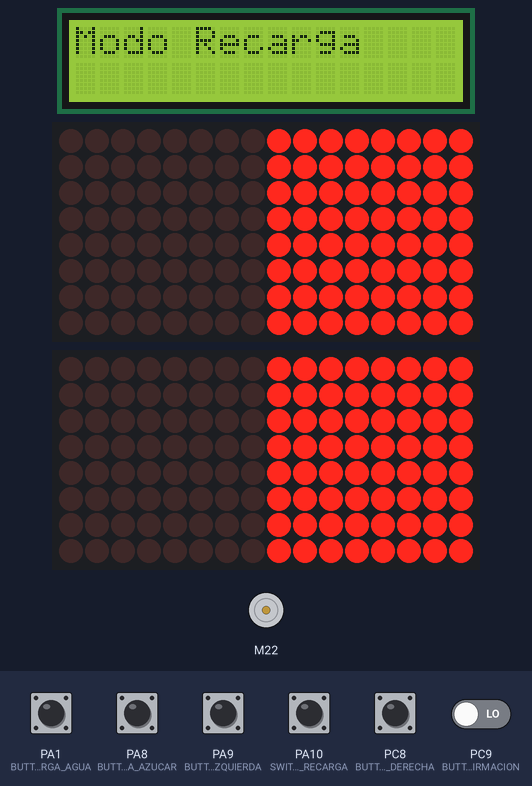
This sketch was run on a simulated STM32 Blue Pill. Parts: 16×2 character LCD, 2 × 16×8 LED matrix, DC motor (green arrow = forward, orange = backward, longer = faster). Inputs (shaded band) come from the test bench; at power-on: PA9 (BUTTON_IZQUIERDA), PA10 (SWITCH_RECARGA), PC8 (BUTTON_DERECHA) HIGH, PA1 (BUTTON_RECARGA_AGUA), PA8 (BUTTON_RECARGA_AZUCAR), PC9 (BUTTON_CONFIRMACION) LOW.

Above: at 1.2 s.
1.3 s: PA1 (BUTTON_RECARGA_AGUA) pulled HIGH for 0.25 s
At 1.8 s:
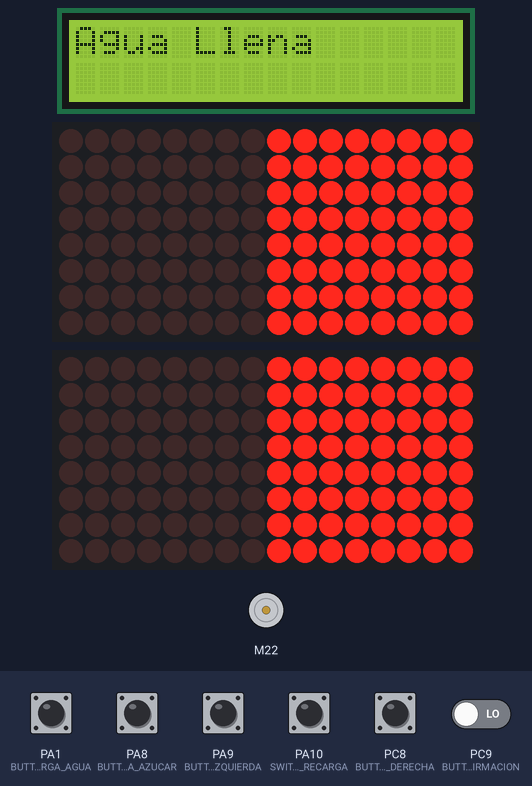
3.4 s: PA10 (SWITCH_RECARGA) pulled LOW for 0.25 s
At 3.7 s:
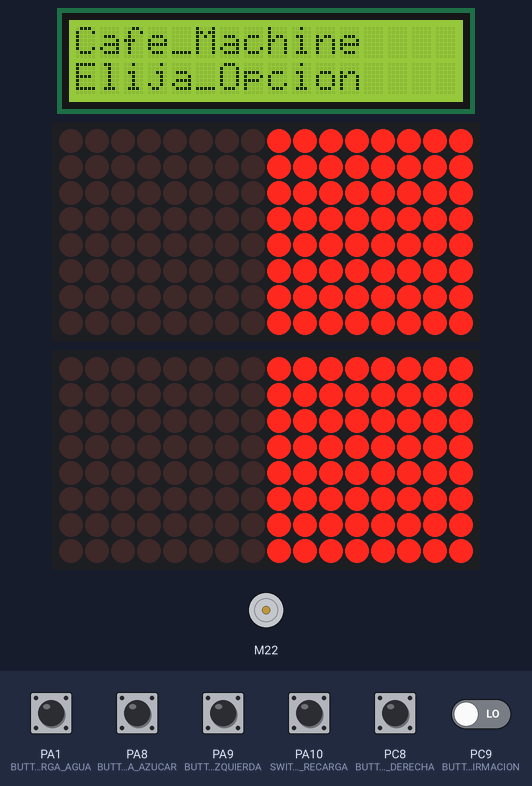
5.4 s: PA8 (BUTTON_RECARGA_AZUCAR) pulled HIGH for 0.25 s
At 6.0 s:
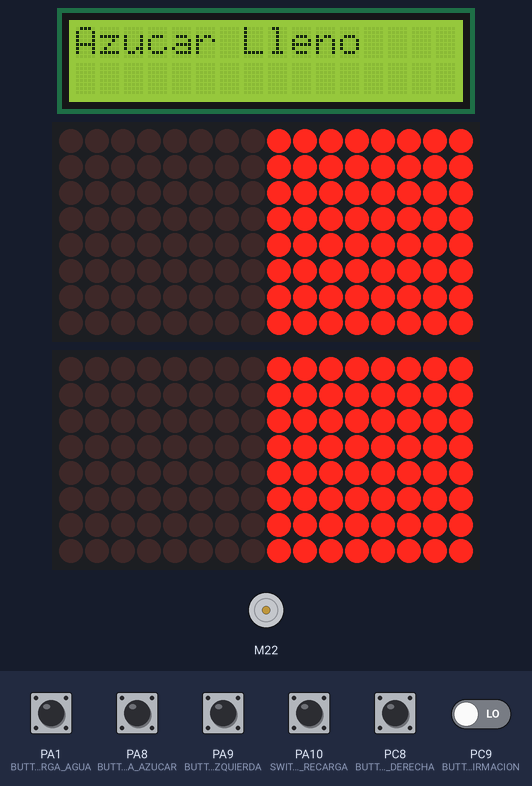
7.6 s: PA10 (SWITCH_RECARGA) pulled LOW for 1 s
At 8.6 s:
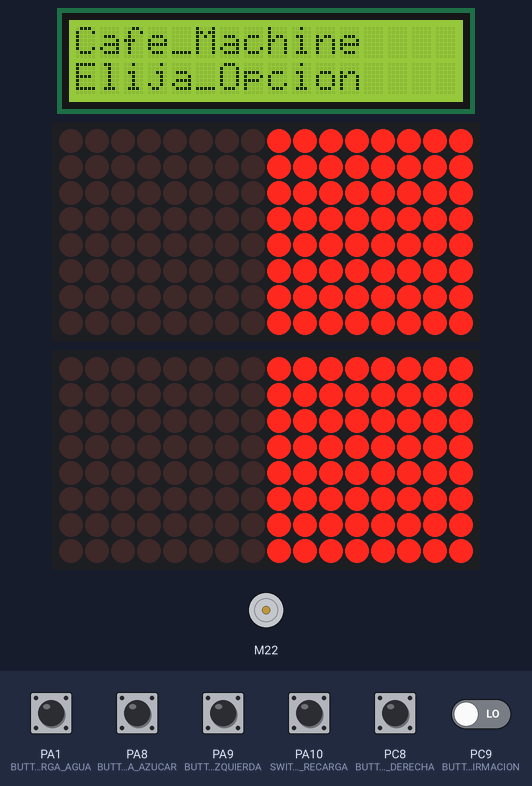
11.4 s: PA10 (SWITCH_RECARGA) driven LOW and PC9 (BUTTON_CONFIRMACION) driven HIGH
At 13.9 s:
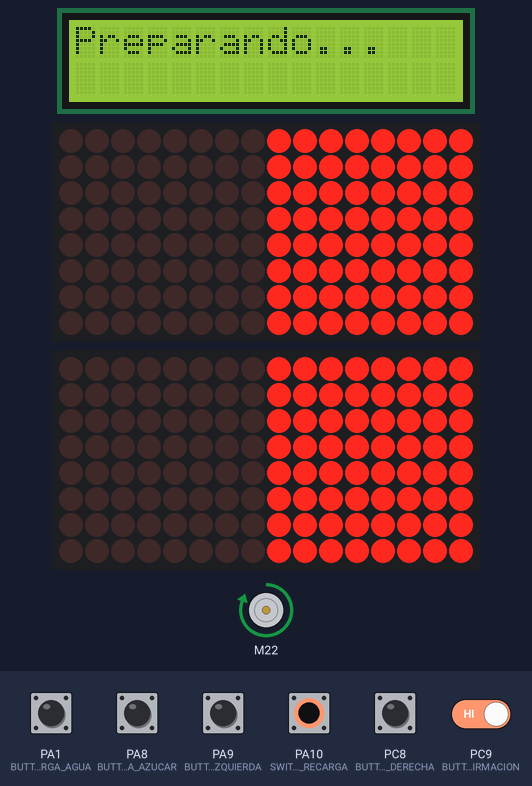
14.4 s: PA10 (SWITCH_RECARGA) driven HIGH
At 15.8 s:
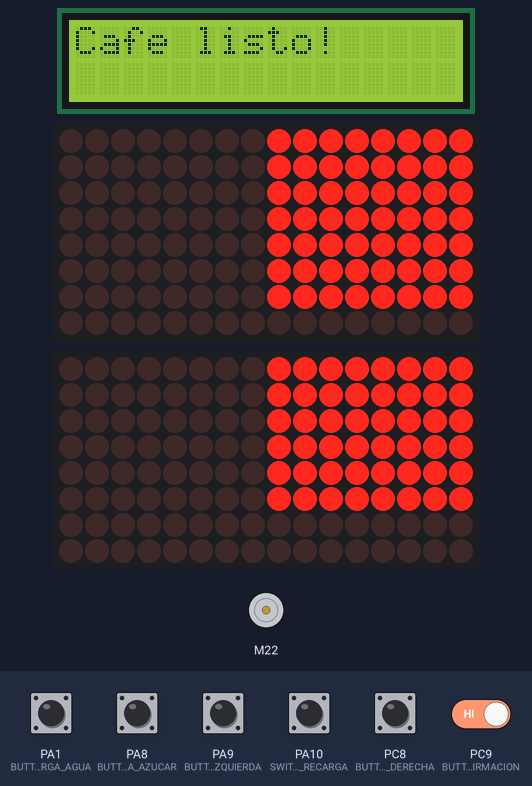
Timing chart, 0 to 17.4 s (numbered marks = the images above; inputs shaded):
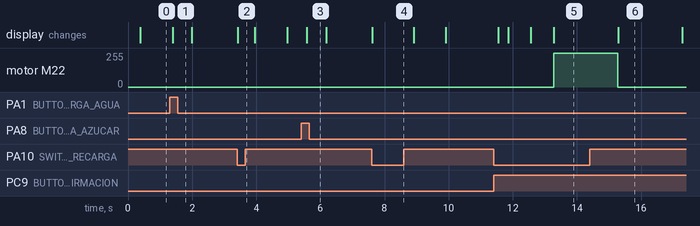

Measured:
- after the input at 1.3 s, the display: changes after 0.09 s (image 1)
- after the input at 3.4 s, the display: changes at once (image 2)
- after the input at 5.4 s, the display: changes after 0.18 s (image 3)
- after the input at 7.6 s, the display: changes at once (image 4)
- after the input at 11.4 s, motor M22: stopped → forward 255/255 after 1.9 s; the display: first changes after 0.15 s (image 5 shows a later state)
- after the input at 14.4 s, motor M22: goes on until 15.3 s, then stays stopped

The sketch:

Cafetera.ino
```cpp
#include <LiquidCrystal.h>
#include <MD_Parola.h>
#include <MD_MAX72xx.h>
#include <SPI.h>
#include <L293.h>

// Definición de pines para la LCD
#define LCD_RS PC0
#define LCD_EN PC1
#define LCD_D4 PC2
#define LCD_D5 PC3
#define LCD_D6 PC5
#define LCD_D7 PC6

// Configuración de la matriz LED
#define HARDWARE_TYPE MD_MAX72XX::FC16_HW
#define MAX_DEVICES 2
#define CLK_PIN PA5
#define DIN_PIN PA7
//Para Azucar
#define CS_PIN PA4
//Para el Agua
#define CS_PIN_2 PB4
//Para el motor
#define SPEED_PIN PB5      // PWM para controlar la velocidad
#define FORWARD_PIN PB6    // Dirección hacia adelante
#define REVERSE_PIN PB7    // Dirección hacia atrás

L293 motor(SPEED_PIN, FORWARD_PIN, REVERSE_PIN);

// Inicialización de la matriz LED y la LCD
MD_MAX72XX matrixAzucar = MD_MAX72XX(HARDWARE_TYPE, CS_PIN, MAX_DEVICES);
MD_MAX72XX matrixAgua = MD_MAX72XX(HARDWARE_TYPE, CS_PIN_2, MAX_DEVICES);
LiquidCrystal lcd(LCD_RS, LCD_EN, LCD_D4, LCD_D5, LCD_D6, LCD_D7);

// Definición de pines para los botones
#define BUTTON_DERECHA PC8
#define BUTTON_IZQUIERDA PA9
#define BUTTON_CONFIRMACION PC9
#define SWITCH_RECARGA PA10
#define BUTTON_RECARGA_AZUCAR PA8
#define BUTTON_RECARGA_AGUA PA1
#define BUTTON_REGRESO PB0

// Variables de estado
int nivelAzucar = 8;
int nivelAgua = 8;
int temperatura = 70;
int opcion = 1;
int cantidadAzucarElegida = 1;

void setup() {
  // Inicialización de la LCD
  lcd.begin(16, 2);
  lcd.clear();
  lcd.setCursor(0, 0);
  lcd.print("Maquina Cafe");
  lcd.setCursor(0, 1);
  lcd.print("Elija Una");

  // Inicialización de la matriz LED
  matrixAzucar.begin();
  matrixAgua.begin();
  matrixAzucar.clear();
  matrixAgua.clear();

  // Inicialización del motor DC
  //pinMode(MOTOR_PIN, OUTPUT);
  //digitalWrite(MOTOR_PIN, LOW);

  // Inicialización de botones
  pinMode(BUTTON_DERECHA, INPUT_PULLUP);
  pinMode(BUTTON_IZQUIERDA, INPUT_PULLUP);
  pinMode(SWITCH_RECARGA, INPUT_PULLUP);
  pinMode(BUTTON_RECARGA_AZUCAR, INPUT);
  pinMode(BUTTON_REGRESO, INPUT_PULLUP);

  //Configurar matriz de leds
  actualizarNivel();
}

void loop() {
  while (true) {
    if (digitalRead(BUTTON_CONFIRMACION) == HIGH) {
      delay(300);
      prepararCafe();  // Llamamos a la función para elegir el café correctamente
    }

    if (digitalRead(SWITCH_RECARGA) == HIGH) {
      delay(300);
      modoConfiguracion();
    }
  }
}


// Función principal para la preparación del café
void prepararCafe() {
  lcd.clear();  // Borra toda la pantalla al inicio
  lcd.setCursor(0, 0);
  lcd.print("Elija su cafe");

  // Bucle para esperar la confirmación
  while (true) {  // Espera la confirmación

    lcd.setCursor(0, 1);
    lcd.print("                ");  // Borra la línea

    lcd.setCursor(0, 1);
    if (opcion == 1) {
      lcd.print("Cappuccino ");
    } else if (opcion == 2) {
      lcd.print("Espresso ");
    } else if (opcion == 3) {
      lcd.print("Mocaccino ");
    } else if (opcion == 4) {
      lcd.print("Latte ");
    }

    // Verificar si se presiona el botón de la derecha
    if (digitalRead(BUTTON_DERECHA) == HIGH) {
      opcion++;
      if (opcion > 4) opcion = 1;  // Si se pasa del límite, vuelve a 1
      delay(200);  // Delay para evitar rebotes
    }

    // Verificar si se presiona el botón de la izquierda
    if (digitalRead(BUTTON_IZQUIERDA) == HIGH) {
      opcion--;
      if (opcion < 1) opcion = 4;  // Si baja de 1, vuelve al último
      delay(200);  // Delay para evitar rebotes
    }

    // Si el usuario confirma, pasa a seleccionar el azúcar
    if (digitalRead(BUTTON_CONFIRMACION) == HIGH) {
      delay(300);  // Evitar rebote
      seleccionarAzucar();  // Pasa a seleccionar azúcar
      return;
    }

    // Si el usuario presiona el botón de regresar
    if (digitalRead(BUTTON_REGRESO) == HIGH) {
      lcd.clear();
      lcd.setCursor(0, 0);
      lcd.print("Cafe_Machine");
      lcd.setCursor(0, 1);
      lcd.print("Elija_Opcion");
      delay(300);
      return;  // Sale de la función y vuelve a loop()
    }

    delay(200);  // Pequeño delay para estabilidad
  }
}

// Función para seleccionar el azúcar
void seleccionarAzucar() {
  lcd.clear();
  lcd.setCursor(0, 0);
  lcd.print("Cantidad Azucar");

  while (true) {
    lcd.setCursor(0, 1);
    lcd.print("                ");
    lcd.setCursor(0, 1);

    for (int i = 0; i < cantidadAzucarElegida; i++) {
      lcd.print("●");
    }

    if (digitalRead(BUTTON_DERECHA) == HIGH) {
      if (cantidadAzucarElegida < 4) {
        cantidadAzucarElegida++;
        delay(200);
      }
    }

    if (digitalRead(BUTTON_IZQUIERDA) == HIGH) {
      if (cantidadAzucarElegida > 0) {  // Permitir bajar a 0
        cantidadAzucarElegida--;
        delay(200);
      }
    }

    if (digitalRead(BUTTON_CONFIRMACION) == HIGH) {
      delay(300);
      prepararCafeReal();
      return;
    }

    if (digitalRead(BUTTON_REGRESO) == HIGH) {
      delay(300);
      prepararCafe();
      return;
    }

    delay(100);
  }
}


// Función para preparar el café
void prepararCafeReal() {
  lcd.clear();
  lcd.setCursor(0, 0);
  lcd.print("Verificando...");

  // Verificar si hay suficiente agua y azúcar antes de continuar
  if (nivelAzucar < cantidadAzucarElegida) {
    lcd.clear();
    lcd.setCursor(0, 0);
    lcd.print("Azucar insuf.");
    delay(2000);
    return;
  }

  int aguaNecesaria = 0;
  switch(opcion){
    case 1: aguaNecesaria = 2; break;
    case 2: aguaNecesaria = 1; break;
    case 3: aguaNecesaria = 3; break;
    case 4: aguaNecesaria = 2; break;
  }

  if (nivelAgua < aguaNecesaria) {
    lcd.clear();
    lcd.setCursor(0, 0);
    lcd.print("Agua insuf.");
    delay(2000);
    return;
  }

  // Si hay suficiente agua y azúcar, continuar con la preparación
  lcd.clear();
  lcd.setCursor(0, 0);
  lcd.print("Preparando... ");

   // Encender el motor
  motor.forward(255);  // Máxima velocidad

  delay(2000);  // Simula el proceso de preparación

  // Apagar el motor
  detenerMotor();

  nivelAzucar -= cantidadAzucarElegida;
  nivelAgua -= aguaNecesaria;

  actualizarNivel();

  lcd.clear();
  lcd.setCursor(0, 0);
  lcd.print("Cafe listo!");

  delay(2000);  // Muestra el mensaje de café listo

  // Regresa al menú principal
  lcd.clear();
  lcd.setCursor(0, 0);
  lcd.print("Cafe_Machine");
  lcd.setCursor(0, 1);
  lcd.print("Elija_Opcion");
}


void modoConfiguracion() {
  lcd.clear();
  lcd.setCursor(0, 0);
  lcd.print("Modo Recarga ");
  delay(1000);
  lcd.clear();

  while (digitalRead(SWITCH_RECARGA) == HIGH) {
    lcd.clear();
    lcd.setCursor(0, 0);
    lcd.print("Azucar: ");
    lcd.setCursor(8, 0);
    lcd.print(nivelAzucar);

    lcd.setCursor(0, 1);
    lcd.print("Agua: ");
    lcd.setCursor(6, 1);
    lcd.print(nivelAgua);


    // Recargar azúcar si el botón se presiona
    if (digitalRead(BUTTON_RECARGA_AZUCAR) == HIGH) {
      if (nivelAzucar < 8) {
        nivelAzucar++;
        actualizarNivel();
        delay(200);  // Pequeño delay para evitar rebotes
      } else {
        lcd.clear();
        lcd.setCursor(0, 0);
        lcd.print("Azucar Lleno ");
        delay(400);
      }
    }

    if (digitalRead(BUTTON_RECARGA_AGUA) == HIGH) {
      if (nivelAgua < 8) {
        nivelAgua++;
        actualizarNivel();
        delay(200);  // Pequeño delay para evitar rebotes
      } else {
        lcd.clear();
        lcd.setCursor(0, 0);
        lcd.print("Agua Llena ");
        delay(400);
      }
    }
    delay(200);  // Pequeño retardo para estabilidad
  }

  // Volver al menú principal al salir del modo configuración
  lcd.clear();
  lcd.setCursor(0, 0);
  lcd.print("Cafe_Machine");
  lcd.setCursor(0, 1);
  lcd.print("Elija_Opcion");
}


void actualizarNivel() {
  matrixAzucar.clear();
  matrixAgua.clear();


  // Representar el nivel de agua en el primer módulo (columnas 0-7)
  for (int i = 0; i < nivelAzucar; i++) {
    for (int j = 0; j < 8; j++) {
      matrixAzucar.setPoint(i, j, true);  // Rellenar de arriba hacia abajo en el primer módulo
    }
  }
  matrixAzucar.update();  // Refrescar la pantalla

  for (int i = 0; i < nivelAgua; i++) {
    for (int j = 0; j < 8; j++) {
      matrixAgua.setPoint(i, j, true);  // Rellenar de arriba hacia abajo en el primer módulo
    }
  }
  matrixAgua.update();  // Refrescar la pantalla
}


void detenerMotor() {
    motor.stop();   // Intenta detener el motor
    analogWrite(SPEED_PIN, 0);  // Asegura que el PWM sea 0 (Apagar velocidad)
    digitalWrite(FORWARD_PIN, LOW);  // Apagar dirección adelante
    digitalWrite(REVERSE_PIN, LOW);  // Apagar dirección atrás
}
```
